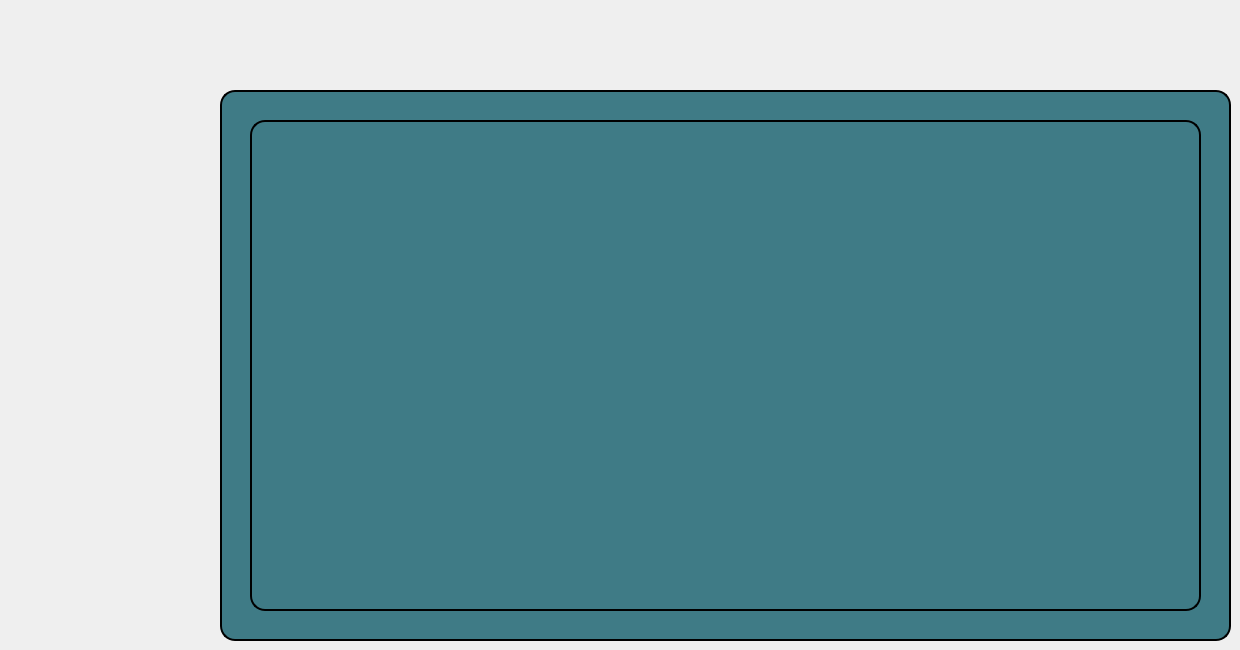
     <widget class="QWidget" name="tab_8">
      <attribute name="title">
       <string>Page</string>
      </attribute>
      <widget class="QWidget" name="stat" native="true">
       <property name="geometry">
        <rect>
         <x>280</x>
         <y>140</y>
         <width>881</width>
         <height>431</height>
        </rect>
       </property>
      </widget>
      <widget class="QTableView" name="tableView_25">
       <property name="geometry">
        <rect>
         <x>220</x>
         <y>90</y>
         <width>1011</width>
         <height>551</height>
        </rect>
       </property>
       <property name="palette">
        <palette>
         <active>
          <colorrole role="WindowText">
           <brush brushstyle="SolidPattern">
            <color alpha="255">
             <red>0</red>
             <green>0</green>
             <blue>0</blue>
            </color>
           </brush>
          </colorrole>
          <colorrole role="Button">
           <brush brushstyle="SolidPattern">
            <color alpha="255">
             <red>63</red>
             <green>123</green>
             <blue>134</blue>
            </color>
           </brush>
          </colorrole>
          <colorrole role="Light">
           <brush brushstyle="SolidPattern">
            <color alpha="255">
             <red>128</red>
             <green>255</green>
             <blue>0</blue>
            </color>
           </brush>
          </colorrole>
          <colorrole role="Midlight">
           <brush brushstyle="SolidPattern">
            <color alpha="255">
             <red>106</red>
             <green>212</green>
             <blue>0</blue>
            </color>
           </brush>
          </colorrole>
          <colorrole role="Dark">
           <brush brushstyle="SolidPattern">
            <color alpha="255">
             <red>43</red>
             <green>85</green>
             <blue>0</blue>
            </color>
           </brush>
          </colorrole>
          <colorrole role="Mid">
           <brush brushstyle="SolidPattern">
            <color alpha="255">
             <red>57</red>
             <green>113</green>
             <blue>0</blue>
            </color>
           </brush>
          </colorrole>
          <colorrole role="Text">
           <brush brushstyle="SolidPattern">
            <color alpha="255">
             <red>0</red>
             <green>0</green>
             <blue>0</blue>
            </color>
           </brush>
          </colorrole>
          <colorrole role="BrightText">
           <brush brushstyle="SolidPattern">
            <color alpha="255">
             <red>255</red>
             <green>255</green>
             <blue>255</blue>
            </color>
           </brush>
          </colorrole>
          <colorrole role="ButtonText">
           <brush brushstyle="SolidPattern">
            <color alpha="255">
             <red>0</red>
             <green>0</green>
             <blue>0</blue>
            </color>
           </brush>
          </colorrole>
          <colorrole role="Base">
           <brush brushstyle="SolidPattern">
            <color alpha="255">
             <red>63</red>
             <green>123</green>
             <blue>134</blue>
            </color>
           </brush>
          </colorrole>
          <colorrole role="Window">
           <brush brushstyle="SolidPattern">
            <color alpha="255">
             <red>63</red>
             <green>123</green>
             <blue>134</blue>
            </color>
           </brush>
          </colorrole>
          <colorrole role="Shadow">
           <brush brushstyle="SolidPattern">
            <color alpha="255">
             <red>0</red>
             <green>0</green>
             <blue>0</blue>
            </color>
           </brush>
          </colorrole>
          <colorrole role="Link">
           <brush brushstyle="SolidPattern">
            <color alpha="255">
             <red>0</red>
             <green>0</green>
             <blue>0</blue>
            </color>
           </brush>
          </colorrole>
          <colorrole role="LinkVisited">
           <brush brushstyle="SolidPattern">
            <color alpha="255">
             <red>0</red>
             <green>0</green>
             <blue>0</blue>
            </color>
           </brush>
          </colorrole>
          <colorrole role="AlternateBase">
           <brush brushstyle="SolidPattern">
            <color alpha="255">
             <red>170</red>
             <green>212</green>
             <blue>127</blue>
            </color>
           </brush>
          </colorrole>
          <colorrole role="ToolTipBase">
           <brush brushstyle="SolidPattern">
            <color alpha="255">
             <red>255</red>
             <green>255</green>
             <blue>220</blue>
            </color>
           </brush>
          </colorrole>
          <colorrole role="ToolTipText">
           <brush brushstyle="SolidPattern">
            <color alpha="255">
             <red>0</red>
             <green>0</green>
             <blue>0</blue>
            </color>
           </brush>
          </colorrole>
          <colorrole role="PlaceholderText">
           <brush brushstyle="SolidPattern">
            <color alpha="127">
             <red>0</red>
             <green>0</green>
             <blue>0</blue>
            </color>
           </brush>
          </colorrole>
          <colorrole role="Accent">
           <brush brushstyle="SolidPattern">
            <color alpha="255">
             <red>255</red>
             <green>255</green>
             <blue>255</blue>
            </color>
           </brush>
          </colorrole>
         </active>
         <inactive>
          <colorrole role="WindowText">
           <brush brushstyle="SolidPattern">
            <color alpha="255">
             <red>0</red>
             <green>0</green>
             <blue>0</blue>
            </color>
           </brush>
          </colorrole>
          <colorrole role="Button">
           <brush brushstyle="SolidPattern">
            <color alpha="255">
             <red>63</red>
             <green>123</green>
             <blue>134</blue>
            </color>
           </brush>
          </colorrole>
          <colorrole role="Light">
           <brush brushstyle="SolidPattern">
            <color alpha="255">
             <red>128</red>
             <green>255</green>
             <blue>0</blue>
            </color>
           </brush>
          </colorrole>
          <colorrole role="Midlight">
           <brush brushstyle="SolidPattern">
            <color alpha="255">
             <red>106</red>
             <green>212</green>
             <blue>0</blue>
            </color>
           </brush>
          </colorrole>
          <colorrole role="Dark">
           <brush brushstyle="SolidPattern">
            <color alpha="255">
             <red>43</red>
             <green>85</green>
             <blue>0</blue>
            </color>
           </brush>
          </colorrole>
          <colorrole role="Mid">
           <brush brushstyle="SolidPattern">
            <color alpha="255">
             <red>57</red>
             <green>113</green>
             <blue>0</blue>
            </color>
           </brush>
          </colorrole>
          <colorrole role="Text">
           <brush brushstyle="SolidPattern">
            <color alpha="255">
             <red>0</red>
             <green>0</green>
             <blue>0</blue>
            </color>
           </brush>
          </colorrole>
          <colorrole role="BrightText">
           <brush brushstyle="SolidPattern">
            <color alpha="255">
             <red>255</red>
             <green>255</green>
             <blue>255</blue>
            </color>
           </brush>
          </colorrole>
          <colorrole role="ButtonText">
           <brush brushstyle="SolidPattern">
            <color alpha="255">
             <red>0</red>
             <green>0</green>
             <blue>0</blue>
            </color>
           </brush>
          </colorrole>
          <colorrole role="Base">
           <brush brushstyle="SolidPattern">
            <color alpha="255">
             <red>63</red>
             <green>123</green>
             <blue>134</blue>
            </color>
           </brush>
          </colorrole>
          <colorrole role="Window">
           <brush brushstyle="SolidPattern">
            <color alpha="255">
             <red>63</red>
             <green>123</green>
             <blue>134</blue>
            </color>
           </brush>
          </colorrole>
          <colorrole role="Shadow">
           <brush brushstyle="SolidPattern">
            <color alpha="255">
             <red>0</red>
             <green>0</green>
             <blue>0</blue>
            </color>
           </brush>
          </colorrole>
          <colorrole role="Link">
           <brush brushstyle="SolidPattern">
            <color alpha="255">
             <red>0</red>
             <green>0</green>
             <blue>0</blue>
            </color>
           </brush>
          </colorrole>
          <colorrole role="LinkVisited">
           <brush brushstyle="SolidPattern">
            <color alpha="255">
             <red>0</red>
             <green>0</green>
             <blue>0</blue>
            </color>
           </brush>
          </colorrole>
          <colorrole role="AlternateBase">
           <brush brushstyle="SolidPattern">
            <color alpha="255">
             <red>170</red>
             <green>212</green>
             <blue>127</blue>
            </color>
           </brush>
          </colorrole>
          <colorrole role="ToolTipBase">
           <brush brushstyle="SolidPattern">
            <color alpha="255">
             <red>255</red>
             <green>255</green>
             <blue>220</blue>
            </color>
           </brush>
          </colorrole>
          <colorrole role="ToolTipText">
           <brush brushstyle="SolidPattern">
            <color alpha="255">
             <red>0</red>
             <green>0</green>
             <blue>0</blue>
            </color>
           </brush>
          </colorrole>
          <colorrole role="PlaceholderText">
           <brush brushstyle="SolidPattern">
            <color alpha="127">
             <red>0</red>
             <green>0</green>
             <blue>0</blue>
            </color>
           </brush>
          </colorrole>
          <colorrole role="Accent">
           <brush brushstyle="SolidPattern">
            <color alpha="255">
             <red>255</red>
             <green>255</green>
             <blue>255</blue>
            </color>
           </brush>
          </colorrole>
         </inactive>
         <disabled>
          <colorrole role="WindowText">
           <brush brushstyle="SolidPattern">
            <color alpha="255">
             <red>43</red>
             <green>85</green>
             <blue>0</blue>
            </color>
           </brush>
          </colorrole>
          <colorrole role="Button">
           <brush brushstyle="SolidPattern">
            <color alpha="255">
             <red>63</red>
             <green>123</green>
             <blue>134</blue>
            </color>
           </brush>
          </colorrole>
          <colorrole role="Light">
           <brush brushstyle="SolidPattern">
            <color alpha="255">
             <red>128</red>
             <green>255</green>
             <blue>0</blue>
            </color>
           </brush>
          </colorrole>
          <colorrole role="Midlight">
           <brush brushstyle="SolidPattern">
            <color alpha="255">
             <red>106</red>
             <green>212</green>
             <blue>0</blue>
            </color>
           </brush>
          </colorrole>
          <colorrole role="Dark">
           <brush brushstyle="SolidPattern">
            <color alpha="255">
             <red>43</red>
             <green>85</green>
             <blue>0</blue>
            </color>
           </brush>
          </colorrole>
          <colorrole role="Mid">
           <brush brushstyle="SolidPattern">
            <color alpha="255">
             <red>57</red>
             <green>113</green>
             <blue>0</blue>
            </color>
           </brush>
          </colorrole>
          <colorrole role="Text">
           <brush brushstyle="SolidPattern">
            <color alpha="255">
             <red>43</red>
             <green>85</green>
             <blue>0</blue>
            </color>
           </brush>
          </colorrole>
          <colorrole role="BrightText">
           <brush brushstyle="SolidPattern">
            <color alpha="255">
             <red>255</red>
             <green>255</green>
             <blue>255</blue>
            </color>
           </brush>
          </colorrole>
          <colorrole role="ButtonText">
           <brush brushstyle="SolidPattern">
            <color alpha="255">
             <red>43</red>
             <green>85</green>
             <blue>0</blue>
            </color>
           </brush>
          </colorrole>
          <colorrole role="Base">
           <brush brushstyle="SolidPattern">
            <color alpha="255">
             <red>63</red>
             <green>123</green>
             <blue>134</blue>
            </color>
           </brush>
          </colorrole>
          <colorrole role="Window">
           <brush brushstyle="SolidPattern">
            <color alpha="255">
             <red>63</red>
             <green>123</green>
             <blue>134</blue>
            </color>
           </brush>
          </colorrole>
          <colorrole role="Shadow">
           <brush brushstyle="SolidPattern">
            <color alpha="255">
             <red>0</red>
             <green>0</green>
             <blue>0</blue>
            </color>
           </brush>
          </colorrole>
          <colorrole role="Link">
           <brush brushstyle="SolidPattern">
            <color alpha="255">
             <red>0</red>
             <green>0</green>
             <blue>0</blue>
            </color>
           </brush>
          </colorrole>
          <colorrole role="LinkVisited">
           <brush brushstyle="SolidPattern">
            <color alpha="255">
             <red>0</red>
             <green>0</green>
             <blue>0</blue>
            </color>
           </brush>
          </colorrole>
          <colorrole role="AlternateBase">
           <brush brushstyle="SolidPattern">
            <color alpha="255">
             <red>85</red>
             <green>170</green>
             <blue>0</blue>
            </color>
           </brush>
          </colorrole>
          <colorrole role="ToolTipBase">
           <brush brushstyle="SolidPattern">
            <color alpha="255">
             <red>255</red>
             <green>255</green>
             <blue>220</blue>
            </color>
           </brush>
          </colorrole>
          <colorrole role="ToolTipText">
           <brush brushstyle="SolidPattern">
            <color alpha="255">
             <red>0</red>
             <green>0</green>
             <blue>0</blue>
            </color>
           </brush>
          </colorrole>
          <colorrole role="PlaceholderText">
           <brush brushstyle="SolidPattern">
            <color alpha="127">
             <red>43</red>
             <green>85</green>
             <blue>0</blue>
            </color>
           </brush>
          </colorrole>
          <colorrole role="Accent">
           <brush brushstyle="SolidPattern">
            <color alpha="255">
             <red>111</red>
             <green>221</green>
             <blue>0</blue>
            </color>
           </brush>
          </colorrole>
         </disabled>
        </palette>
       </property>
       <property name="styleSheet">
        <string notr="true">background-color: rgb(63, 123, 134);
border: 2px solid #000000;
border-radius: 15px;
</string>
       </property>
      </widget>
      <widget class="QTableView" name="tableView_26">
       <property name="geometry">
        <rect>
         <x>250</x>
         <y>120</y>
         <width>951</width>
         <height>491</height>
        </rect>
       </property>
       <property name="palette">
        <palette>
         <active>
          <colorrole role="WindowText">
           <brush brushstyle="SolidPattern">
            <color alpha="255">
             <red>0</red>
             <green>0</green>
             <blue>0</blue>
            </color>
           </brush>
          </colorrole>
          <colorrole role="Button">
           <brush brushstyle="SolidPattern">
            <color alpha="255">
             <red>63</red>
             <green>123</green>
             <blue>134</blue>
            </color>
           </brush>
          </colorrole>
          <colorrole role="Light">
           <brush brushstyle="SolidPattern">
            <color alpha="255">
             <red>128</red>
             <green>255</green>
             <blue>0</blue>
            </color>
           </brush>
          </colorrole>
          <colorrole role="Midlight">
           <brush brushstyle="SolidPattern">
            <color alpha="255">
             <red>106</red>
             <green>212</green>
             <blue>0</blue>
            </color>
           </brush>
          </colorrole>
          <colorrole role="Dark">
           <brush brushstyle="SolidPattern">
            <color alpha="255">
             <red>43</red>
             <green>85</green>
             <blue>0</blue>
            </color>
           </brush>
          </colorrole>
          <colorrole role="Mid">
           <brush brushstyle="SolidPattern">
            <color alpha="255">
             <red>57</red>
             <green>113</green>
             <blue>0</blue>
            </color>
           </brush>
          </colorrole>
          <colorrole role="Text">
           <brush brushstyle="SolidPattern">
            <color alpha="255">
             <red>0</red>
             <green>0</green>
             <blue>0</blue>
            </color>
           </brush>
          </colorrole>
          <colorrole role="BrightText">
           <brush brushstyle="SolidPattern">
            <color alpha="255">
             <red>255</red>
             <green>255</green>
             <blue>255</blue>
            </color>
           </brush>
          </colorrole>
          <colorrole role="ButtonText">
           <brush brushstyle="SolidPattern">
            <color alpha="255">
             <red>0</red>
             <green>0</green>
             <blue>0</blue>
            </color>
           </brush>
          </colorrole>
          <colorrole role="Base">
           <brush brushstyle="SolidPattern">
            <color alpha="255">
             <red>63</red>
             <green>123</green>
             <blue>134</blue>
            </color>
           </brush>
          </colorrole>
          <colorrole role="Window">
           <brush brushstyle="SolidPattern">
            <color alpha="255">
             <red>63</red>
             <green>123</green>
             <blue>134</blue>
            </color>
           </brush>
          </colorrole>
          <colorrole role="Shadow">
           <brush brushstyle="SolidPattern">
            <color alpha="255">
             <red>0</red>
             <green>0</green>
             <blue>0</blue>
            </color>
           </brush>
          </colorrole>
          <colorrole role="Link">
           <brush brushstyle="SolidPattern">
            <color alpha="255">
             <red>0</red>
             <green>0</green>
             <blue>0</blue>
            </color>
           </brush>
          </colorrole>
          <colorrole role="LinkVisited">
           <brush brushstyle="SolidPattern">
            <color alpha="255">
             <red>0</red>
             <green>0</green>
             <blue>0</blue>
            </color>
           </brush>
          </colorrole>
          <colorrole role="AlternateBase">
           <brush brushstyle="SolidPattern">
            <color alpha="255">
             <red>170</red>
             <green>212</green>
             <blue>127</blue>
            </color>
           </brush>
          </colorrole>
          <colorrole role="ToolTipBase">
           <brush brushstyle="SolidPattern">
            <color alpha="255">
             <red>255</red>
             <green>255</green>
             <blue>220</blue>
            </color>
           </brush>
          </colorrole>
          <colorrole role="ToolTipText">
           <brush brushstyle="SolidPattern">
            <color alpha="255">
             <red>0</red>
             <green>0</green>
             <blue>0</blue>
            </color>
           </brush>
          </colorrole>
          <colorrole role="PlaceholderText">
           <brush brushstyle="SolidPattern">
            <color alpha="127">
             <red>0</red>
             <green>0</green>
             <blue>0</blue>
            </color>
           </brush>
          </colorrole>
          <colorrole role="Accent">
           <brush brushstyle="SolidPattern">
            <color alpha="255">
             <red>255</red>
             <green>255</green>
             <blue>255</blue>
            </color>
           </brush>
          </colorrole>
         </active>
         <inactive>
          <colorrole role="WindowText">
           <brush brushstyle="SolidPattern">
            <color alpha="255">
             <red>0</red>
             <green>0</green>
             <blue>0</blue>
            </color>
           </brush>
          </colorrole>
          <colorrole role="Button">
           <brush brushstyle="SolidPattern">
            <color alpha="255">
             <red>63</red>
             <green>123</green>
             <blue>134</blue>
            </color>
           </brush>
          </colorrole>
          <colorrole role="Light">
           <brush brushstyle="SolidPattern">
            <color alpha="255">
             <red>128</red>
             <green>255</green>
             <blue>0</blue>
            </color>
           </brush>
          </colorrole>
          <colorrole role="Midlight">
           <brush brushstyle="SolidPattern">
            <color alpha="255">
             <red>106</red>
             <green>212</green>
             <blue>0</blue>
            </color>
           </brush>
          </colorrole>
          <colorrole role="Dark">
           <brush brushstyle="SolidPattern">
            <color alpha="255">
             <red>43</red>
             <green>85</green>
             <blue>0</blue>
            </color>
           </brush>
          </colorrole>
          <colorrole role="Mid">
           <brush brushstyle="SolidPattern">
            <color alpha="255">
             <red>57</red>
             <green>113</green>
             <blue>0</blue>
            </color>
           </brush>
          </colorrole>
          <colorrole role="Text">
           <brush brushstyle="SolidPattern">
            <color alpha="255">
             <red>0</red>
             <green>0</green>
             <blue>0</blue>
            </color>
           </brush>
          </colorrole>
          <colorrole role="BrightText">
           <brush brushstyle="SolidPattern">
            <color alpha="255">
             <red>255</red>
             <green>255</green>
             <blue>255</blue>
            </color>
           </brush>
          </colorrole>
          <colorrole role="ButtonText">
           <brush brushstyle="SolidPattern">
            <color alpha="255">
             <red>0</red>
             <green>0</green>
             <blue>0</blue>
            </color>
           </brush>
          </colorrole>
          <colorrole role="Base">
           <brush brushstyle="SolidPattern">
            <color alpha="255">
             <red>63</red>
             <green>123</green>
             <blue>134</blue>
            </color>
           </brush>
          </colorrole>
          <colorrole role="Window">
           <brush brushstyle="SolidPattern">
            <color alpha="255">
             <red>63</red>
             <green>123</green>
             <blue>134</blue>
            </color>
           </brush>
          </colorrole>
          <colorrole role="Shadow">
           <brush brushstyle="SolidPattern">
            <color alpha="255">
             <red>0</red>
             <green>0</green>
             <blue>0</blue>
            </color>
           </brush>
          </colorrole>
          <colorrole role="Link">
           <brush brushstyle="SolidPattern">
            <color alpha="255">
             <red>0</red>
             <green>0</green>
             <blue>0</blue>
            </color>
           </brush>
          </colorrole>
          <colorrole role="LinkVisited">
           <brush brushstyle="SolidPattern">
            <color alpha="255">
             <red>0</red>
             <green>0</green>
             <blue>0</blue>
            </color>
           </brush>
          </colorrole>
          <colorrole role="AlternateBase">
           <brush brushstyle="SolidPattern">
            <color alpha="255">
             <red>170</red>
             <green>212</green>
             <blue>127</blue>
            </color>
           </brush>
          </colorrole>
          <colorrole role="ToolTipBase">
           <brush brushstyle="SolidPattern">
            <color alpha="255">
             <red>255</red>
             <green>255</green>
             <blue>220</blue>
            </color>
           </brush>
          </colorrole>
          <colorrole role="ToolTipText">
           <brush brushstyle="SolidPattern">
            <color alpha="255">
             <red>0</red>
             <green>0</green>
             <blue>0</blue>
            </color>
           </brush>
          </colorrole>
          <colorrole role="PlaceholderText">
           <brush brushstyle="SolidPattern">
            <color alpha="127">
             <red>0</red>
             <green>0</green>
             <blue>0</blue>
            </color>
           </brush>
          </colorrole>
          <colorrole role="Accent">
           <brush brushstyle="SolidPattern">
            <color alpha="255">
             <red>255</red>
             <green>255</green>
             <blue>255</blue>
            </color>
           </brush>
          </colorrole>
         </inactive>
         <disabled>
          <colorrole role="WindowText">
           <brush brushstyle="SolidPattern">
            <color alpha="255">
             <red>43</red>
             <green>85</green>
             <blue>0</blue>
            </color>
           </brush>
          </colorrole>
          <colorrole role="Button">
           <brush brushstyle="SolidPattern">
            <color alpha="255">
             <red>63</red>
             <green>123</green>
             <blue>134</blue>
            </color>
           </brush>
          </colorrole>
          <colorrole role="Light">
           <brush brushstyle="SolidPattern">
            <color alpha="255">
             <red>128</red>
             <green>255</green>
             <blue>0</blue>
            </color>
           </brush>
          </colorrole>
          <colorrole role="Midlight">
           <brush brushstyle="SolidPattern">
            <color alpha="255">
             <red>106</red>
             <green>212</green>
             <blue>0</blue>
            </color>
           </brush>
          </colorrole>
          <colorrole role="Dark">
           <brush brushstyle="SolidPattern">
            <color alpha="255">
             <red>43</red>
             <green>85</green>
             <blue>0</blue>
            </color>
           </brush>
          </colorrole>
          <colorrole role="Mid">
           <brush brushstyle="SolidPattern">
            <color alpha="255">
             <red>57</red>
             <green>113</green>
             <blue>0</blue>
            </color>
           </brush>
          </colorrole>
          <colorrole role="Text">
           <brush brushstyle="SolidPattern">
            <color alpha="255">
             <red>43</red>
             <green>85</green>
             <blue>0</blue>
            </color>
           </brush>
          </colorrole>
          <colorrole role="BrightText">
           <brush brushstyle="SolidPattern">
            <color alpha="255">
             <red>255</red>
             <green>255</green>
             <blue>255</blue>
            </color>
           </brush>
          </colorrole>
          <colorrole role="ButtonText">
           <brush brushstyle="SolidPattern">
            <color alpha="255">
             <red>43</red>
             <green>85</green>
             <blue>0</blue>
            </color>
           </brush>
          </colorrole>
          <colorrole role="Base">
           <brush brushstyle="SolidPattern">
            <color alpha="255">
             <red>63</red>
             <green>123</green>
             <blue>134</blue>
            </color>
           </brush>
          </colorrole>
          <colorrole role="Window">
           <brush brushstyle="SolidPattern">
            <color alpha="255">
             <red>63</red>
             <green>123</green>
             <blue>134</blue>
            </color>
           </brush>
          </colorrole>
          <colorrole role="Shadow">
           <brush brushstyle="SolidPattern">
            <color alpha="255">
             <red>0</red>
             <green>0</green>
             <blue>0</blue>
            </color>
           </brush>
          </colorrole>
          <colorrole role="Link">
           <brush brushstyle="SolidPattern">
            <color alpha="255">
             <red>0</red>
             <green>0</green>
             <blue>0</blue>
            </color>
           </brush>
          </colorrole>
          <colorrole role="LinkVisited">
           <brush brushstyle="SolidPattern">
            <color alpha="255">
             <red>0</red>
             <green>0</green>
             <blue>0</blue>
            </color>
           </brush>
          </colorrole>
          <colorrole role="AlternateBase">
           <brush brushstyle="SolidPattern">
            <color alpha="255">
             <red>85</red>
             <green>170</green>
             <blue>0</blue>
            </color>
           </brush>
          </colorrole>
          <colorrole role="ToolTipBase">
           <brush brushstyle="SolidPattern">
            <color alpha="255">
             <red>255</red>
             <green>255</green>
             <blue>220</blue>
            </color>
           </brush>
          </colorrole>
          <colorrole role="ToolTipText">
           <brush brushstyle="SolidPattern">
            <color alpha="255">
             <red>0</red>
             <green>0</green>
             <blue>0</blue>
            </color>
           </brush>
          </colorrole>
          <colorrole role="PlaceholderText">
           <brush brushstyle="SolidPattern">
            <color alpha="127">
             <red>43</red>
             <green>85</green>
             <blue>0</blue>
            </color>
           </brush>
          </colorrole>
          <colorrole role="Accent">
           <brush brushstyle="SolidPattern">
            <color alpha="255">
             <red>111</red>
             <green>221</green>
             <blue>0</blue>
            </color>
           </brush>
          </colorrole>
         </disabled>
        </palette>
       </property>
       <property name="styleSheet">
        <string notr="true">background-color: rgb(63, 123, 134);
border: 2px solid #000000;
border-radius: 15px;
</string>
       </property>
      </widget>
      <zorder>tableView_25</zorder>
      <zorder>tableView_26</zorder>
      <zorder>stat</zorder>
     </widget>
